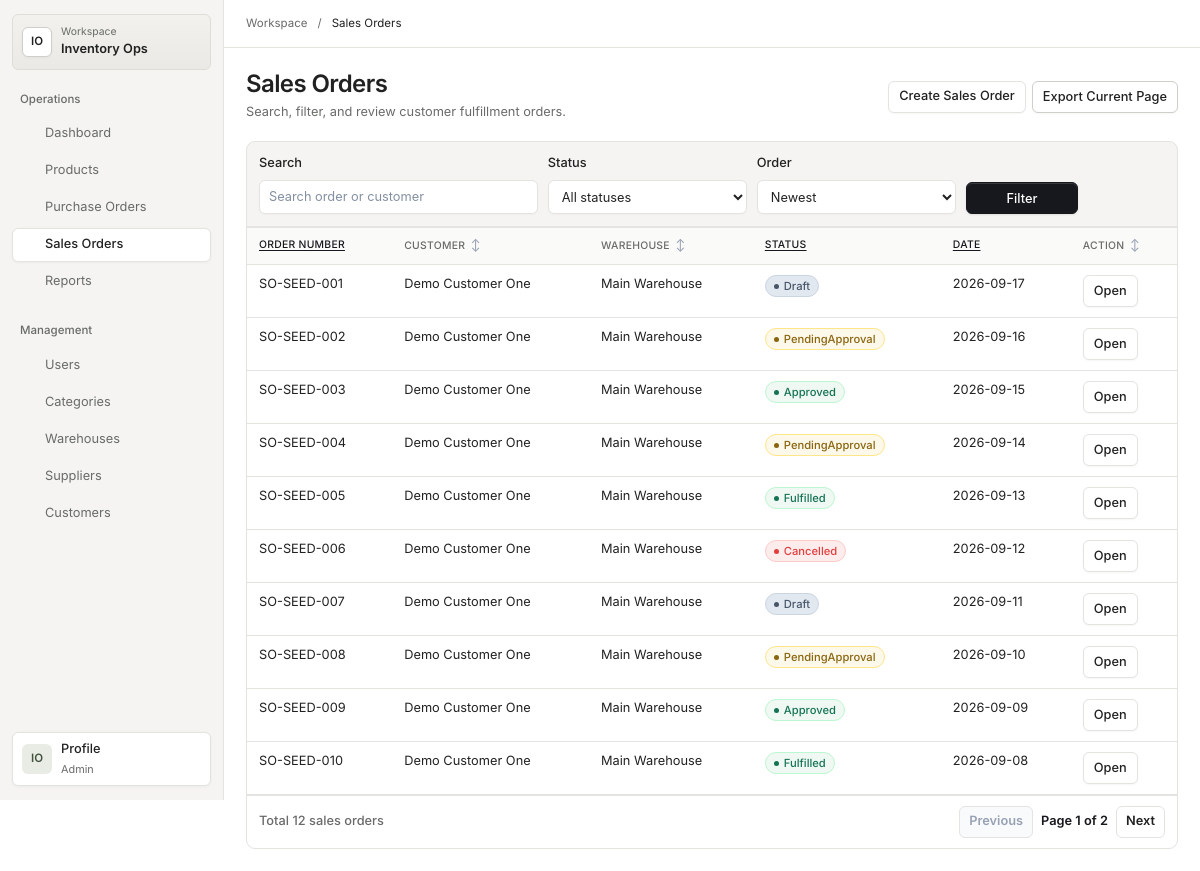
The page /sales-orders (signed in) on the database its author committed.
### tables this page shows
CREATE TABLE IF NOT EXISTS sales_orders (
    id INT UNSIGNED AUTO_INCREMENT PRIMARY KEY,
    order_number VARCHAR(50) NOT NULL,
    customer_id INT UNSIGNED NOT NULL,
    source_warehouse_id INT UNSIGNED NOT NULL,
    status ENUM('Draft', 'PendingApproval', 'Approved', 'Fulfilled', 'Cancelled') NOT NULL DEFAULT 'Draft',
    order_date DATE NOT NULL,
    created_by INT UNSIGNED NOT NULL,
    approved_by INT UNSIGNED NULL,
    approved_at TIMESTAMP NULL,
    created_at TIMESTAMP NOT NULL DEFAULT CURRENT_TIMESTAMP,
    updated_at TIMESTAMP NOT NULL DEFAULT CURRENT_TIMESTAMP ON UPDATE CURRENT_TIMESTAMP,
    UNIQUE KEY uq_sales_orders_order_number (order_number),
    KEY idx_sales_orders_status_date (status, order_date),
    KEY idx_sales_orders_customer (customer_id),
    KEY idx_sales_orders_warehouse (source_warehouse_id),
    KEY idx_sales_orders_created_by (created_by),
    CONSTRAINT fk_sales_orders_customer FOREIGN KEY (customer_id) REFERENCES customers (id),
    CONSTRAINT fk_sales_orders_warehouse FOREIGN KEY (source_warehouse_id) REFERENCES warehouses (id),
    CONSTRAINT fk_sales_orders_created_by FOREIGN KEY (created_by) REFERENCES users (id),
    CONSTRAINT fk_sales_orders_approved_by FOREIGN KEY (approved_by) REFERENCES users (id)
);

CREATE TABLE IF NOT EXISTS customers (
    id INT UNSIGNED AUTO_INCREMENT PRIMARY KEY,
    name VARCHAR(120) NOT NULL,
    email VARCHAR(190) NOT NULL DEFAULT '',
    phone VARCHAR(40) NOT NULL DEFAULT '',
    address VARCHAR(255) NOT NULL DEFAULT '',
    is_active TINYINT(1) NOT NULL DEFAULT 1,
    created_at TIMESTAMP NOT NULL DEFAULT CURRENT_TIMESTAMP,
    updated_at TIMESTAMP NOT NULL DEFAULT CURRENT_TIMESTAMP ON UPDATE CURRENT_TIMESTAMP,
    UNIQUE KEY uq_customers_name (name),
    KEY idx_customers_active (is_active)
);

CREATE TABLE IF NOT EXISTS warehouses (
    id INT UNSIGNED AUTO_INCREMENT PRIMARY KEY,
    name VARCHAR(120) NOT NULL,
    location VARCHAR(190) NOT NULL DEFAULT '',
    is_active TINYINT(1) NOT NULL DEFAULT 1,
    created_at TIMESTAMP NOT NULL DEFAULT CURRENT_TIMESTAMP,
    updated_at TIMESTAMP NOT NULL DEFAULT CURRENT_TIMESTAMP ON UPDATE CURRENT_TIMESTAMP,
    UNIQUE KEY uq_warehouses_name (name),
    KEY idx_warehouses_active (is_active)
);

### views/sales-orders/index.php (the view, shortened to what the rows shown need)
<!doctype html>
<html lang="en">
<head>
    <link rel="stylesheet" href="/assets/css/app.css">
</head>
<body>
    <?php $workspaceTitle = 'Sales Orders'; require dirname(__DIR__) . '/partials/workspace-start.php'; ?>
    <main class="page" id="main-content">
        <header class="page-header">
            <div>
                <h1>Sales Orders</h1>
            </div>
        </header>
        <div class="table-scroll" role="region" aria-label="<?= htmlspecialchars($workspaceTitle . ' table', ENT_QUOTES, 'UTF-8') ?>" tabindex="0">
<table class="data-table">
            <thead>
                <tr><?php  require dirname(__DIR__) . '/partials/sort-heading.php'; ?><th>Customer</th><th>Warehouse</th><?php  require dirname(__DIR__) . '/partials/sort-heading.php'; ?><?php  require dirname(__DIR__) . '/partials/sort-heading.php'; ?><th>Action</th></tr>
            </thead>
            <tbody>
                <?php foreach ($result->items() as $order): ?>
                    <?php
                    $statusClass = $order->status() === 'PendingApproval'
                        ? 'pending'
                        : strtolower(str_replace([' ', '_'], '-', $order->status()));
                    $statusTone = match ($order->status()) {
                        'Approved', 'Fulfilled' => 'status-success',
                        'PendingApproval' => 'status-warning',
                        'Cancelled' => 'status-danger',
                        default => 'status-normal',
                    };
                    $customer = $customers[$order->customerId()] ?? null;
                    $warehouse = $warehouses[$order->sourceWarehouseId()] ?? null;
                    ?>
                    <tr>
                        <td><?= htmlspecialchars($order->orderNumber(), ENT_QUOTES, 'UTF-8') ?></td>
                        <td><?= htmlspecialchars($customer === null ? 'Unknown' : $customer->name(), ENT_QUOTES, 'UTF-8') ?></td>
                        <td><?= htmlspecialchars($warehouse === null ? 'Unknown' : $warehouse->name(), ENT_QUOTES, 'UTF-8') ?></td>
                        <td>
                            <span class="status-badge <?= $statusTone ?> status-<?= htmlspecialchars($statusClass, ENT_QUOTES, 'UTF-8') ?>">
                                <?= htmlspecialchars($order->status(), ENT_QUOTES, 'UTF-8') ?>
                            </span>
                        </td>
                        <td><?= htmlspecialchars($order->orderDate(), ENT_QUOTES, 'UTF-8') ?></td>
                        <td><a class="action-link" href="/sales-orders/show?id=<?= $order->id() ?>">Open</a></td>
                    </tr>
                <?php endforeach; ?>
            </tbody>
        </table>
</div>
    </main>
    <?php require dirname(__DIR__) . '/partials/workspace-end.php'; ?>
</body>
</html>

### rows shown on the page
sales_orders: order_number "SO-SEED-001", customer.name "Demo Customer One", source_warehouse.name "Main Warehouse", status "Draft", order_date "2026-09-17"
sales_orders: order_number "SO-SEED-002", customer.name "Demo Customer One", source_warehouse.name "Main Warehouse", status "PendingApproval", order_date "2026-09-16"
sales_orders: order_number "SO-SEED-003", customer.name "Demo Customer One", source_warehouse.name "Main Warehouse", status "Approved", order_date "2026-09-15"
sales_orders: order_number "SO-SEED-004", customer.name "Demo Customer One", source_warehouse.name "Main Warehouse", status "PendingApproval", order_date "2026-09-14"
sales_orders: order_number "SO-SEED-005", customer.name "Demo Customer One", source_warehouse.name "Main Warehouse", status "Fulfilled", order_date "2026-09-13"
sales_orders: order_number "SO-SEED-006", customer.name "Demo Customer One", source_warehouse.name "Main Warehouse", status "Cancelled", order_date "2026-09-12"
sales_orders: order_number "SO-SEED-007", customer.name "Demo Customer One", source_warehouse.name "Main Warehouse", status "Draft", order_date "2026-09-11"
sales_orders: order_number "SO-SEED-008", customer.name "Demo Customer One", source_warehouse.name "Main Warehouse", status "PendingApproval", order_date "2026-09-10"
sales_orders: order_number "SO-SEED-009", customer.name "Demo Customer One", source_warehouse.name "Main Warehouse", status "Approved", order_date "2026-09-09"
sales_orders: order_number "SO-SEED-010", customer.name "Demo Customer One", source_warehouse.name "Main Warehouse", status "Fulfilled", order_date "2026-09-08"

### other values the page prints
$workspaceGroup "Operations"
$workspaceLabel "Dashboard"
$workspaceLabel "Products"
$workspaceLabel "Purchase Orders"
$workspaceLabel "Sales Orders"
$workspaceLabel "Reports"
$workspaceGroup "Management"
$workspaceLabel "Users"
$workspaceLabel "Categories"
$workspaceLabel "Warehouses"
$workspaceLabel "Suppliers"
$workspaceLabel "Customers"
$workspaceTitle "Sales Orders"
$sortLabel "ORDER NUMBER STATUS DATE"
$result->total() "12"
